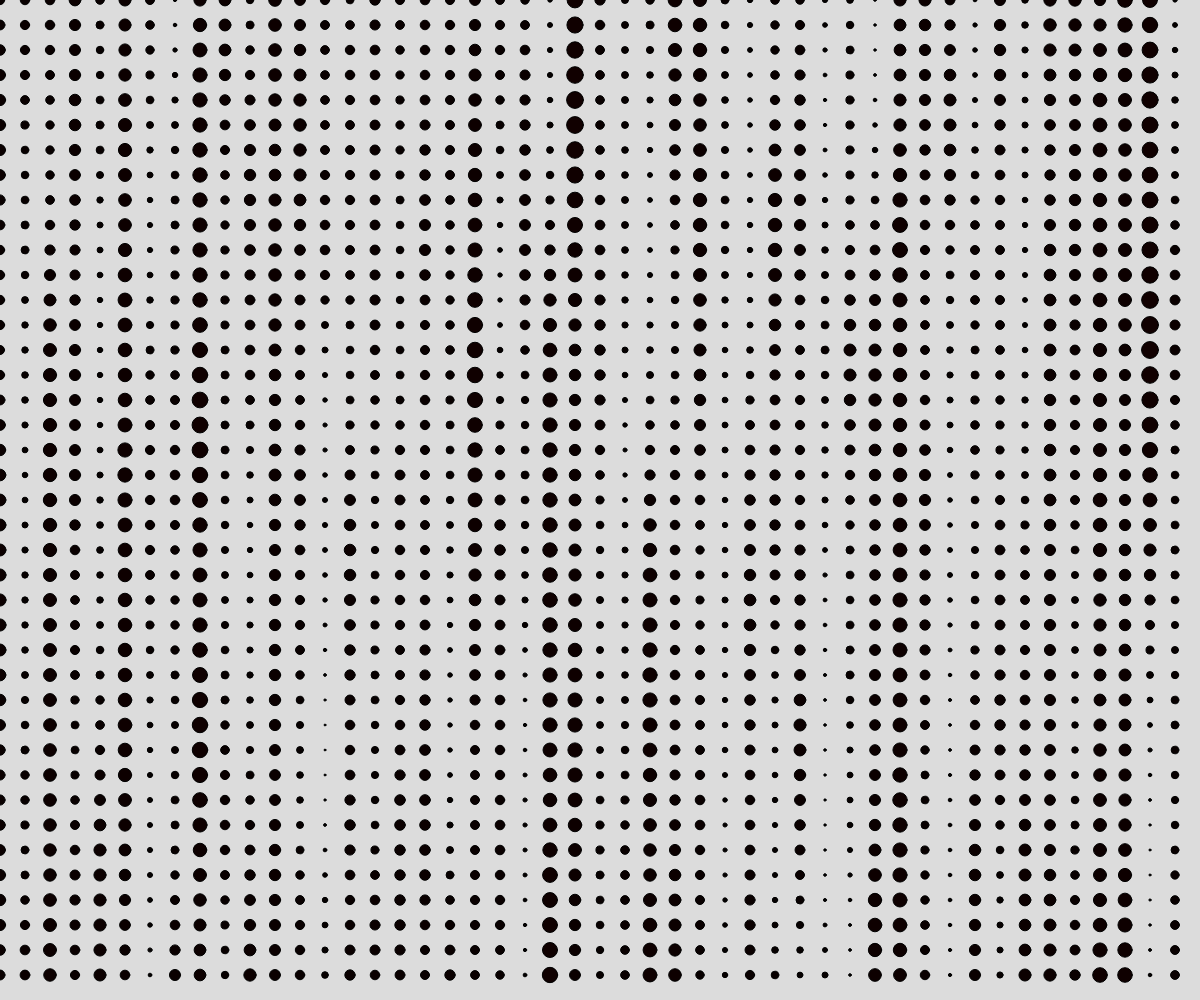
Frame 1 (no input)
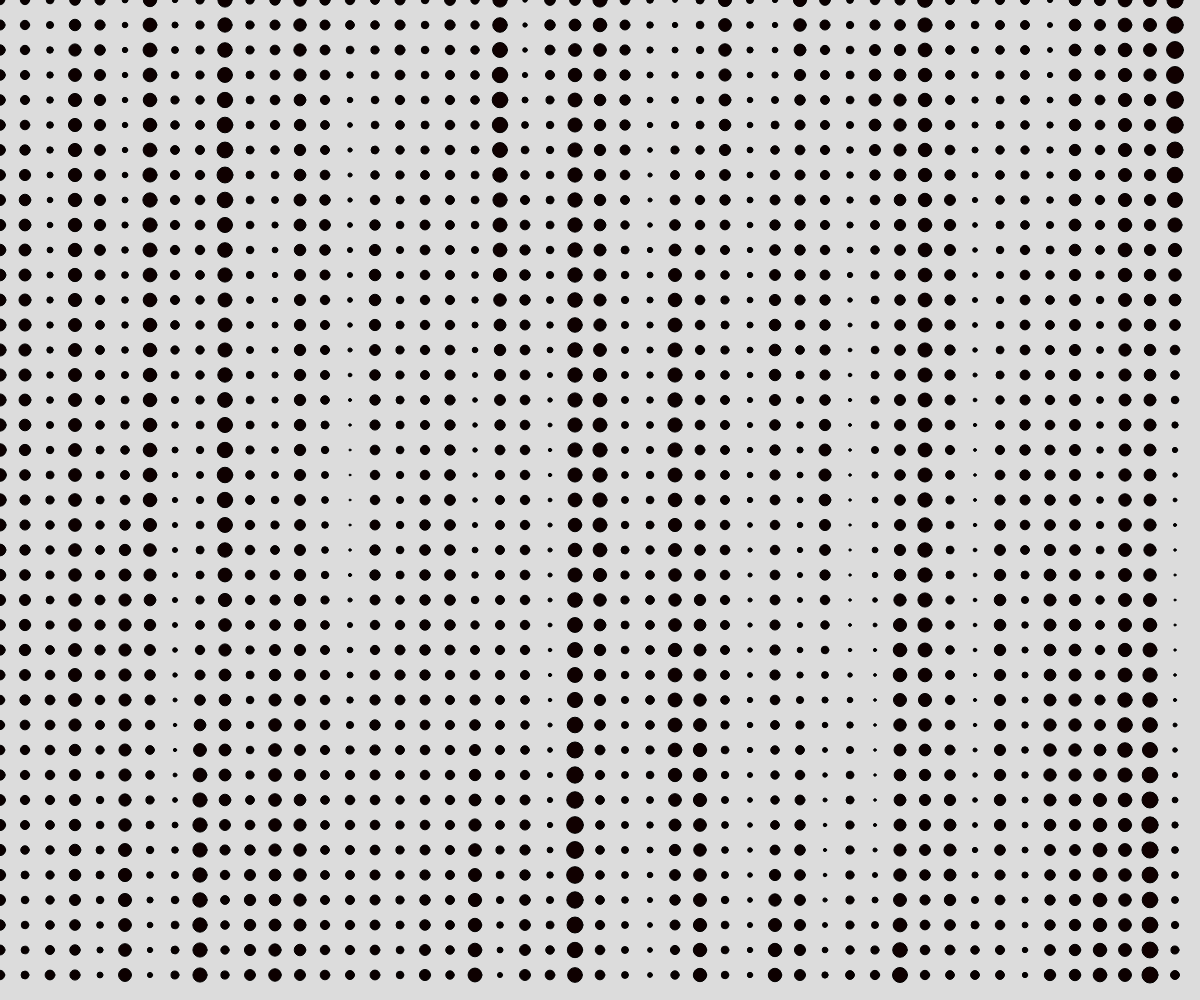
Frame 60 (no input)
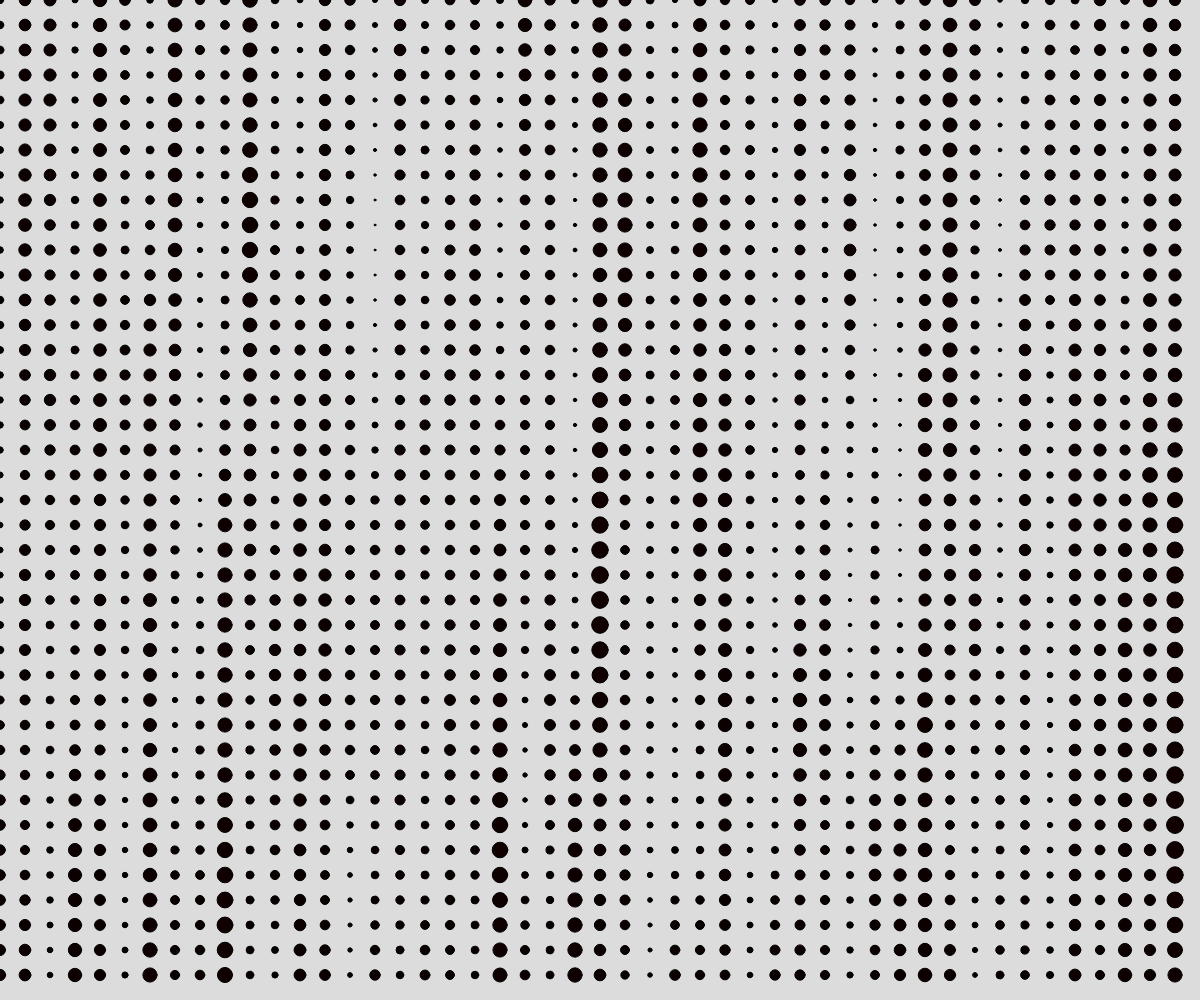
Frame 120 (the mouse pressed at the canvas centre since frame 60)

The p5.js sketch that drew these frames (run headless with seeded random() and noise() and a simulated clock; from frame 60 on, the mouse is pressed at the canvas centre):

// p5.js sketch
// ── sketch.js
// Perlin Noise Demo Two

let redTime = 10;
let redSpeed = 0.04;
let offsetAmount = 0.02;

function setup() {
  createCanvas(windowWidth, windowHeight);
  ellipseMode(CENTER);
  // drawCircles();
}

function drawCircles(){
  for(let x = 0; x < width; x += 25){
    for(let y = 0; y < height; y += 25){
      let r = map(noise(redTime),0,1,0,20);
      fill(r, 0, 0);
      ellipse(x,y,r,r);
      redTime += redSpeed;
    }
  }
}

function draw() {
  redTime = 10 + offsetAmount;
  background(220);
  drawCircles();
  offsetAmount -= 0.02;
}
